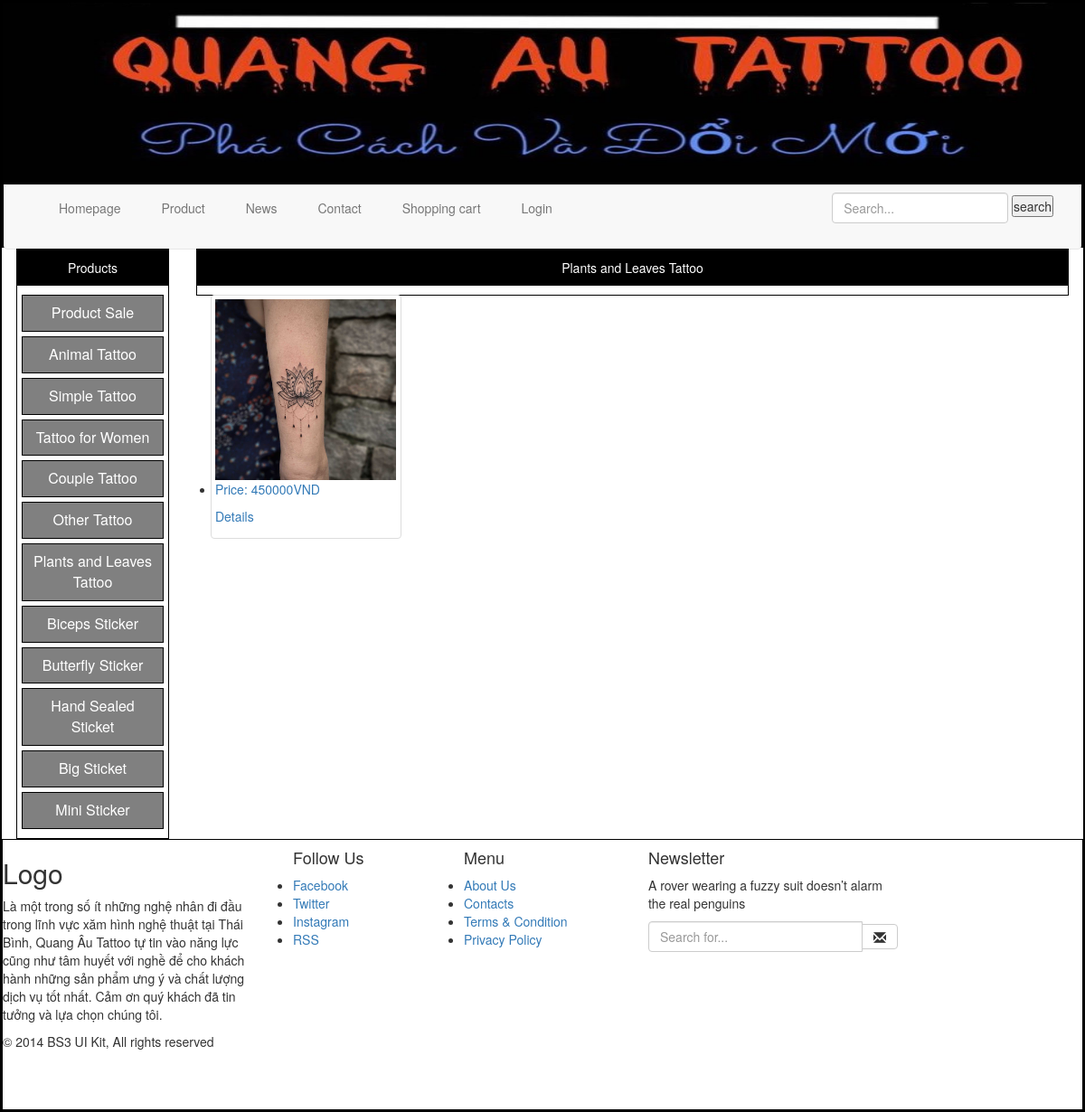
/index.php?xem=detailsofproducttype&id=81, run on the app's committed database.
### tables this page shows
CREATE TABLE `producttype` (
  `id_producttype` int(11) NOT NULL,
  `producttypename` varchar(255) NOT NULL,
  `no` int(100) NOT NULL
);

CREATE TABLE `detailsproduct` (
  `id_product` int(11) NOT NULL,
  `img` varchar(255) NOT NULL,
  `price` int(11) NOT NULL,
  `soluong` int(11) NOT NULL,
  `description` longtext NOT NULL,
  `id_producttype` varchar(100) NOT NULL,
  `no` int(100) NOT NULL
);

### modules/left/list.php (the view)
<?php
	$localhostname='localhost';
	$accoutname='root';
	$pass='';
	$database='webquangautattoo';
	$conn=mysqli_connect($localhostname,$accoutname,$pass,$database);
?>
<?php
	$sql_producttype="SELECT * FROM producttype ORDER BY no";
	$query=mysqli_query($conn,$sql_producttype);
?>
<p class="left-titleproduct">Products</p>
    <div class="left-listproduct">
        <ul>
        <?php
			while ($row_product=mysqli_fetch_array($query)){
        ?>
           <li><a href="index.php?xem=detailsofproducttype&id=<?php echo $row_product['id_producttype'] ?>"><button class="left-dropbtn"><?php echo $row_product['producttypename']?></button></a></li>
                      <?php
			}
                      ?>
                    </ul>
               </div>

### modules/right/detailsofproducttype.php
<?php
	$localhostname='localhost';
	$accoutname='root';
	$pass='';
	$database='webquangautattoo';
	$conn=mysqli_connect($localhostname,$accoutname,$pass,$database);
?>
<?php
	$id=$_GET['id'];
	$sql_producttype="SELECT *FROM producttype WHERE id_producttype='$id'";
	$query_producttype=mysqli_query($conn,$sql_producttype);
	$row_producttype=mysqli_fetch_array($query_producttype);
?>
<div><p class="right-titleproduct"><?php echo $row_producttype['producttypename'] ?></p></div>
<div class="allproduct">
    <div class="col-lg-3 col-xs-6 col-sm-4">
        <div class="thumbnail">
        	<ul>
<?php
	$sql_details="select *from detailsproduct where id_producttype='$id'";
	$query=mysqli_query($conn,$sql_details);
?>
	<?php
    while($row_details=mysqli_fetch_array($query)){
    ?>
        <li><a href="index.php?xem=detailsproduct&id=<?php echo $row_details['id_product'] ?>">
            <img src="admincp/modules/managementofdetailsproduct/uploads/<?php echo $row_details['img']?>" width="200" height="200">
        <p>Price: <?php echo $row_details['price'] ?>VND</p>
        <p>Details</p>
           </a></li>
	<?php
    }
    ?>
       		</ul>
	</div>
</div>
</div>

### style/css.css (style rules this page uses)
* { padding: 0; margin: 0; }
.left-titleproduct { text-align: center; color:#FFF; padding: 10px; background:#000; }
.left-listproduct ul { width: 100%; height: auto; list-style:none; }
.left-listproduct ul li { margin-left: 10px; margin: 5px; }
.left-listproduct ul li a { color:#000; text-decoration: underline; }
.left-dropbtn { background-color:grey; color: white; padding: 8px; font-size: 16px; border:1px solid #000; display: inline-block; width: 100%; }
.right-titleproduct { text-align: center; color:#FFF; padding: 10px; background:#000; margin-top:0px; }

### data on the page
producttype: producttypename "Product Sale"
producttype: producttypename "Animal Tattoo"
producttype: producttypename "Simple Tattoo"
producttype: producttypename "Tattoo for Women"
producttype: producttypename "Couple Tattoo"
producttype: producttypename "Other Tattoo"
producttype: producttypename "Plants and Leaves Tattoo"
producttype: producttypename "Biceps Sticker"
producttype: producttypename "Butterfly Sticker"
producttype: producttypename "Hand Sealed Sticket"
producttype: producttypename "Big Sticket"
producttype: producttypename "Mini Sticker"
detailsproduct: img (picture), price "450000"
